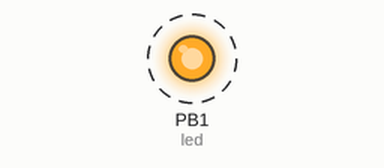
Recording of a sketch running on a simulated ATtiny85, built with avr-gcc and run on an emulated ATtiny85. Parts: output pins drawn as LEDs (lit = HIGH). Dashed ring = blinking.

Above: at 0.2 s.
Timing chart, 0 to 3.0 s (numbered marks = the images above):
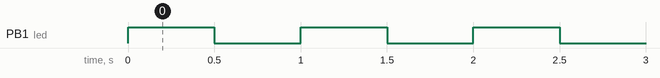

Measured:
- by itself, PB1 (led): alternates HIGH for 0.50 s and LOW for 0.50 s

The sketch:

Chapter3_01Blink.ino
```cpp
/*
 Blink for Trinket (ATtiny85 board by Adafruit Industries)
   Turns on an LED on for one half second, then off for one half second, repeatedly.

   To upload to your Trinket:
   1) Select the proper board from the Tools->Board Menu
   2) Select USBtinyISP from the Tools->Programmer
   3) Plug in the Trinket, make sure you see the green LED lit
   4) Press the button on the Trinket - verify you see
      the red LED pulse. This means it is ready to receive data
   5) Click the IDE upload button above within 10 seconds

From Chapter 3 of Getting Started with Trinket by Mike Barela, 2014
Version 1.0 - Initial Version
*/
int led = 1;    // <1>

void setup() {  // <2>
  pinMode(led, OUTPUT); // <3>
}

void loop() {   // <4>
  digitalWrite(led, HIGH); // <5>
  delay(500);   // <6>
  digitalWrite(led, LOW);  // <7>
  delay(500);   // <8>
}
/*
<1> Define which digital pin to write to.  For Trinket this would be Pin #1, which is connected to the on-board red LED.
<2> The setup routine runs once when you power on or press the Reset button.
<3> This command sets the LED pin (#1) as an output.
<4> The loop routine runs over and over again.
<5> Setting the LED pin as HIGH turns on the current to the LED, lighting it up
<6> The +delay+ function delays the number of milliseconds (thousandths of a second).  In each delay, we wait 500 milliseconds whichg is half a second.
<7> Setting the LED pin as LOW turns it off.
<8> Blinking the LED twice a second helps distinguish this program from the once a second flash when the bootloader runs.
*/
```
